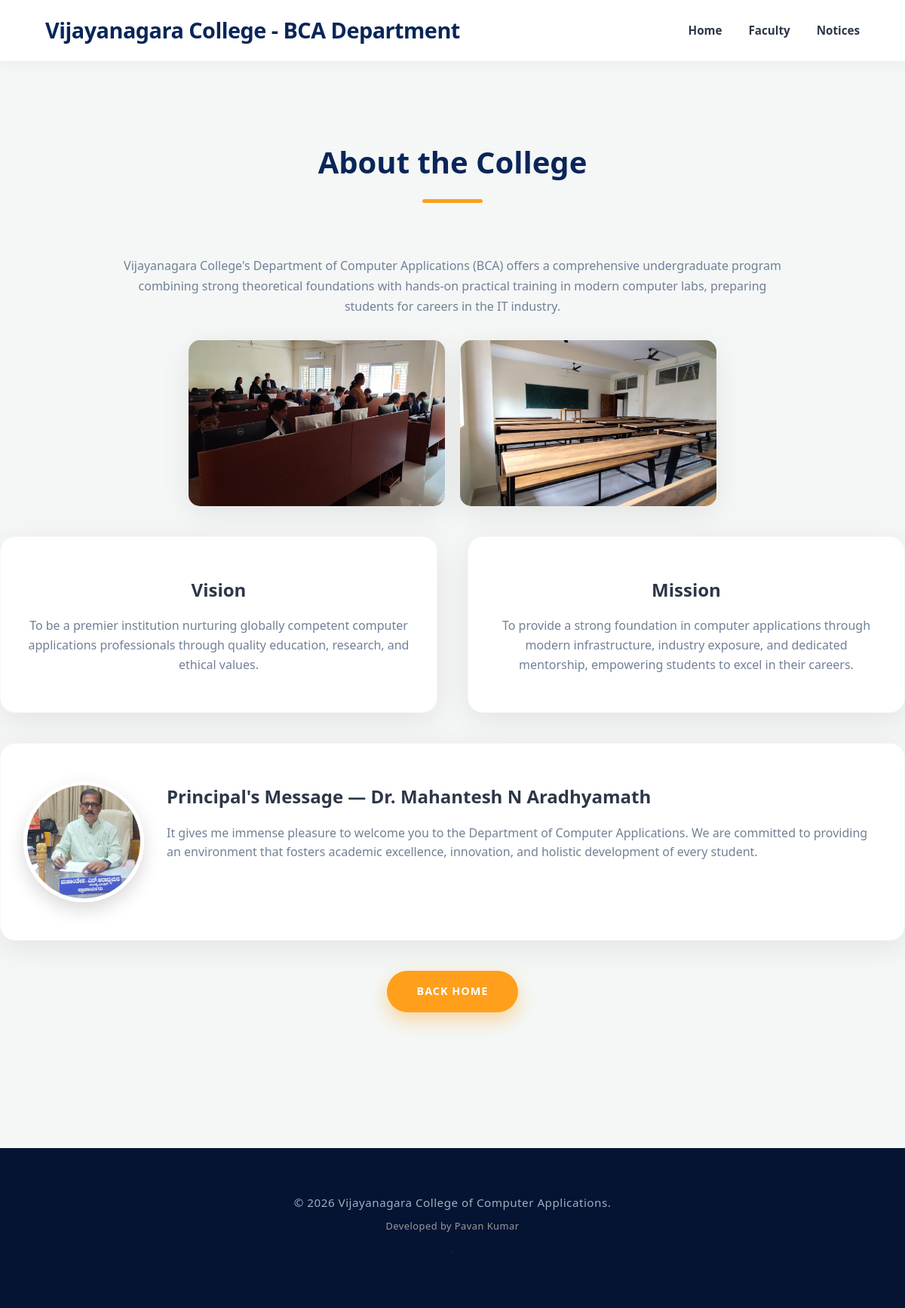
/about, run on the app's committed database.
### app/models.py (models this page shows)
class SiteSetting(db.Model):
    __tablename__ = "site_settings"
    id = db.Column(db.Integer, primary_key=True)
    college_name = db.Column(db.String(200), default="VNC BCA")
    logo = db.Column(db.String(300), default="")
    favicon = db.Column(db.String(300), default="")
    footer_text = db.Column(db.String(300), default="")
    copyright_text = db.Column(db.String(300), default="")
    developer_name = db.Column(db.String(150), default="")
    developer_url = db.Column(db.String(500), default="")
    show_developer_button = db.Column(db.Boolean, default=True)
    meta_description = db.Column(db.String(300), default="")
    meta_keywords = db.Column(db.String(300), default="")
    og_image = db.Column(db.String(300), default="")
    updated_at = db.Column(db.DateTime, default=datetime.utcnow, onupdate=datetime.utcnow)
    @staticmethod
    def get():
        return _singleton_get(SiteSetting)

class AboutContent(db.Model):
    __tablename__ = "about_content"
    id = db.Column(db.Integer, primary_key=True)
    vision = db.Column(db.Text, default="")
    mission = db.Column(db.Text, default="")
    principal_name = db.Column(db.String(150), default="")
    principal_message = db.Column(db.Text, default="")
    principal_photo = db.Column(db.String(300), default="")
    about_text = db.Column(db.Text, default="")
    image1 = db.Column(db.String(300), default="")
    image2 = db.Column(db.String(300), default="")
    updated_at = db.Column(db.DateTime, default=datetime.utcnow, onupdate=datetime.utcnow)
    @staticmethod
    def get():
        return _singleton_get(AboutContent)

### app/routes/public.py (the view)
@public_bp.route("/about")
def about():
    about_content = models.AboutContent.get()
    return render_template("about.html", about=about_content)

### app/__init__.py (called while the page is built)
def _register_context_processors(app: Flask) -> None:
    @app.context_processor
    def inject_site_settings():
        from .models import SiteSetting
        try:
            settings = SiteSetting.get()
        except Exception:
            settings = None
        return {"site_settings": settings}

def _register_security_headers(app: Flask) -> None:
    @app.after_request
    def set_secure_headers(response):
        response.headers.setdefault("X-Content-Type-Options", "nosniff")
        response.headers.setdefault("X-Frame-Options", "SAMEORIGIN")
        response.headers.setdefault("Referrer-Policy", "strict-origin-when-cross-origin")
        return response

### app/models.py (called while the page is built)
def _singleton_get(model):
    row = model.query.get(1)
    if row is None:
        row = model(id=1)
        db.session.add(row)
        db.session.commit()
    return row

### templates/about.html (shortened to what this page needs)
<!DOCTYPE html>
<html lang="en">
<head>
    <link rel="stylesheet" href="{{ url_for('static', filename='css/style.css') }}">
    <link href="https://unpkg.com/aos@2.3.1/dist/aos.css" rel="stylesheet">
</head>
<body>
    <nav class="navbar">
        <div class="logo">{{ site_settings.college_name if site_settings else "VNC BCA" }}</div>
        <ul class="nav-links">
            <li><a href="/">Home</a></li>
            <li><a href="/staff">Faculty</a></li>
            <li><a href="/notices">Notices</a></li>
        </ul>
    </nav>
    <div class="container section">
        <h2 class="section-title" data-aos="fade-up">About the College</h2>
        {% if about.about_text %}<p style="max-width:900px; margin:0 auto 30px; color:var(--text-muted); text-align:center;">{{ about.about_text }}</p>{% endif %}
        {% if about.image1 or about.image2 %}
        <div class="about-imgs" data-aos="fade-up">
            {% if about.image1 %}<img src="{{ url_for('static', filename=about.image1) }}">{% endif %}
            {% if about.image2 %}<img src="{{ url_for('static', filename=about.image2) }}">{% endif %}
        </div>
        {% endif %}
        <div class="grid-3" style="margin-top:40px;">
            {% if about.vision %}
            <div class="card" data-aos="fade-right">
                <h3>Vision</h3>
                <p>{{ about.vision }}</p>
            </div>
            {% endif %}
            {% if about.mission %}
            <div class="card" data-aos="fade-left">
                <h3>Mission</h3>
                <p>{{ about.mission }}</p>
            </div>
            {% endif %}
        </div>
        {% if about.principal_message %}
        <div class="card" style="margin-top:40px; text-align:left; overflow:hidden;" data-aos="fade-up">
            {% if about.principal_photo %}<img src="{{ url_for('static', filename=about.principal_photo) }}" class="principal-photo">{% endif %}
            <h3>Principal's Message{% if about.principal_name %} &mdash; {{ about.principal_name }}{% endif %}</h3>
            <p>{{ about.principal_message }}</p>
        </div>
        {% endif %}
        <div style="text-align: center; margin-top: 40px;">
            <a href="/" class="btn-primary" style="display:inline-block;">Back Home</a>
        </div>
    </div>
    <footer>
        <p>{{ site_settings.copyright_text if site_settings and site_settings.copyright_text else "&copy; 2026 Vijayanagara College." }}</p>
        {% if site_settings and site_settings.show_developer_button and site_settings.developer_name %}
        <p style="font-size:0.8rem; margin-top:8px; color:#999;">
            <a href="{{ site_settings.developer_url if site_settings.developer_url else url_for('public.developer') }}"
               {% if site_settings.developer_url %}target="_blank" rel="noopener"{% endif %}>Developed by {{ site_settings.developer_name }}</a>
        </p>
        {% endif %}
        <a href="{{ url_for('admin.login') }}" style="display:inline-block; width:10px; height:10px; margin-top:10px; opacity:0.12; text-decoration:none;">&middot;</a>
    </footer>
</body>
</html>

### static/css/style.css (style rules this page uses)
:root { --bg-color: #f4f7f6; --white: #ffffff; --primary: #0a2558; --primary-light: #1e4c9a; --accent: #ff9f1c; --text-main: #2d3748; --text-muted: #718096; --shadow-soft: 0 10px 40px rgba(0,0,0,0.08); --shadow-hover: 0 20px 50px rgba(0,0,0,0.12); }
* { margin: 0; padding: 0; box-sizing: border-box; font-family: 'Segoe UI', 'Roboto', Helvetica, Arial, sans-serif; }
body { background-color: var(--bg-color); color: var(--text-main); line-height: 1.7; overflow-x: hidden; }
a { text-decoration: none; color: inherit; transition: 0.3s ease; }
ul { list-style: none; }
.navbar { display: flex; justify-content: space-between; align-items: center; padding: 1rem 5%; background: var(--white); box-shadow: 0 4px 20px rgba(0,0,0,0.05); position: sticky; top: 0; z-index: 1000; }
.logo { font-size: 1.8rem; font-weight: 800; color: var(--primary); letter-spacing: -0.5px; }
.nav-links { display: flex; gap: 35px; }
.nav-links a { color: var(--text-main); font-weight: 600; font-size: 0.95rem; position: relative; }
.nav-links a::after { content: ''; position: absolute; width: 0; height: 2px; bottom: -5px; left: 0; background-color: var(--accent); transition: width 0.3s; }
.btn-primary { display: inline-block; padding: 15px 40px; background: var(--accent); color: var(--white); border: none; font-weight: 700; border-radius: 50px; cursor: pointer; text-transform: uppercase; font-size: 0.9rem; letter-spacing: 1px; box-shadow: 0 10px 25px rgba(255, 159, 28, 0.4); transition: all 0.3s ease; animation: fadeInUp 1s ease-out 0.6s backwards; }
.container { max-width: 1200px; margin: 0 auto; padding: 0 20px; }
.section { padding: 100px 0; }
.section-title { text-align: center; font-size: 2.5rem; font-weight: 800; margin-bottom: 70px; color: var(--primary); position: relative; }
.section-title::after { content: ''; display: block; width: 80px; height: 5px; background: var(--accent); margin: 15px auto 0; border-radius: 5px; }
.grid-3 { display: grid; grid-template-columns: repeat(auto-fit, minmax(320px, 1fr)); gap: 40px; }
.card { background: var(--white); padding: 50px 30px; border-radius: 20px; box-shadow: var(--shadow-soft); text-align: center; transition: all 0.4s ease; border: 1px solid rgba(0,0,0,0.03); position: relative; overflow: hidden; }
.card::before { content: ''; position: absolute; top: 0; left: 0; width: 100%; height: 5px; background: var(--primary); transform: scaleX(0); transition: transform 0.4s ease; transform-origin: left; }
.card h3 { margin-bottom: 15px; color: var(--text-main); font-size: 1.5rem; font-weight: 700; }
.card p { color: var(--text-muted); font-size: 1rem; line-height: 1.6; }
footer { background: #051433; color: #a0aec0; text-align: center; padding: 60px 0; margin-top: 80px; }
footer p { font-size: 0.95rem; letter-spacing: 0.5px; }

### templates/about.html (style rules this page uses)
.about-imgs { display: flex; gap: 20px; flex-wrap: wrap; justify-content: center; margin: 30px 0; }
.about-imgs img { width: 340px; height: 220px; object-fit: cover; border-radius: 15px; box-shadow: var(--shadow-soft); }
.principal-photo { width: 160px; height: 160px; border-radius: 50%; object-fit: cover; border: 5px solid white; box-shadow: 0 10px 25px rgba(0,0,0,0.15); float: left; margin-right: 30px; }

### data on the page
SiteSetting: college_name "Vijayanagara College - BCA Department", copyright_text "© 2026 Vijayanagara College of Computer Applications.", developer_name "Pavan Kumar"
AboutContent: about_text "Vijayanagara College's Department of Computer Applications (BCA) offers a comprehensive undergraduate program combining strong theoretical foundations with hands-on practical training in modern computer labs, preparing students for careers in the IT industry.", image1 (picture), image2 (picture), vision "To be a premier institution nurturing globally competent computer applications professionals through quality education, research, and ethical values.", mission "To provide a strong foundation in computer applications through modern infrastructure, industry exposure, and dedicated mentorship, empowering students to excel in their careers.", principal_photo (picture), principal_name "Dr. Mahantesh N Aradhyamath", principal_message "It gives me immense pleasure to welcome you to the Department of Computer Applications. We are committed to providing an environment that fosters academic excellence, innovation, and holistic development of every student."
